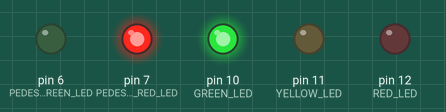
Recording of a sketch running on a simulated Arduino Uno, built with avr-gcc and run on an emulated ATmega328P. Parts: output pins drawn as LEDs (lit = HIGH).

Above: at 4.5 s.
At 9.2 s:
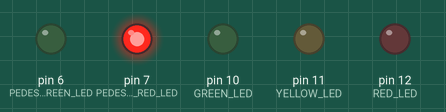
At 11.2 s:
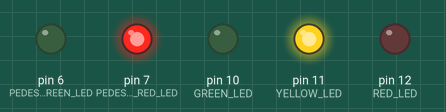
At 14.7 s:
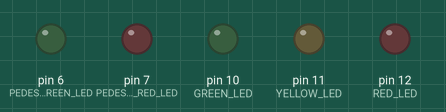
At 17.5 s:
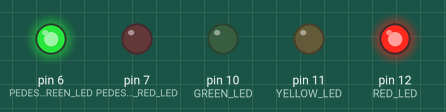
Timing chart, 0 to 28.6 s (numbered marks = the images above):
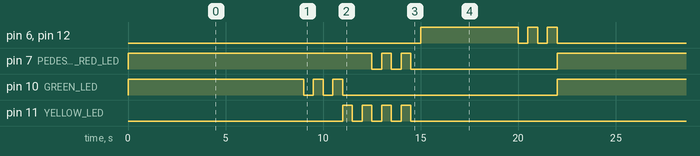

The sketch:

Exercicio2d.ino
```cpp
#define GREEN_LED 10
#define YELLOW_LED 11
#define RED_LED 12
#define PEDESTRIAN_GREEN_LED 6
#define PEDESTRIAN_RED_LED 7

#define GREEN_DELAY 11000
#define YELLOW_DELAY 4000
#define RED_DELAY 7000

int current = RED_LED;

void setup() {
  pinMode(GREEN_LED, OUTPUT);
  pinMode(YELLOW_LED, OUTPUT);
  pinMode(RED_LED, OUTPUT);

  pinMode(PEDESTRIAN_GREEN_LED, OUTPUT);
  pinMode(PEDESTRIAN_RED_LED, OUTPUT);
}

void loop() {
  int _delay;

  switch (current) {
    case GREEN_LED:
      current = YELLOW_LED;
      _delay = YELLOW_DELAY;
      break;
    case YELLOW_LED:
      current = RED_LED;
      _delay = RED_DELAY;
      break;
    case RED_LED:
      current = GREEN_LED;
      _delay = GREEN_DELAY;
      break;
  }

  if (current == GREEN_LED || current == YELLOW_LED) {
    digitalWrite(PEDESTRIAN_GREEN_LED, LOW);
    digitalWrite(PEDESTRIAN_RED_LED, HIGH);
  } else {
    digitalWrite(PEDESTRIAN_RED_LED, LOW);
    digitalWrite(PEDESTRIAN_GREEN_LED, HIGH);
  }

  if (current == YELLOW_LED) {
    digitalWrite(current, HIGH);
    delay(500);
    digitalWrite(current, LOW);
    delay(500);
    digitalWrite(current, HIGH);
    delay(500);
    digitalWrite(current, LOW);
    digitalWrite(PEDESTRIAN_RED_LED, LOW);
    delay(500);
    digitalWrite(current, HIGH);
    digitalWrite(PEDESTRIAN_RED_LED, HIGH);
    delay(500);
    digitalWrite(current, LOW);
    digitalWrite(PEDESTRIAN_RED_LED, LOW);
    delay(500);
    digitalWrite(current, HIGH);
    digitalWrite(PEDESTRIAN_RED_LED, HIGH);
    delay(500);
    digitalWrite(current, LOW);
    digitalWrite(PEDESTRIAN_RED_LED, LOW);
    delay(500);
  } else {
    digitalWrite(current, HIGH);
    delay(_delay - 2000);

    if (current == RED_LED) digitalWrite(PEDESTRIAN_GREEN_LED, LOW);
    digitalWrite(current, LOW);
    delay(500);
    if (current == RED_LED) digitalWrite(PEDESTRIAN_GREEN_LED, HIGH);
    digitalWrite(current, HIGH);
    delay(500);
    if (current == RED_LED) digitalWrite(PEDESTRIAN_GREEN_LED, LOW);
    digitalWrite(current, LOW);
    delay(500);
    if (current == RED_LED) digitalWrite(PEDESTRIAN_GREEN_LED, HIGH);
    digitalWrite(current, HIGH);
    delay(500);
    if (current == RED_LED) digitalWrite(PEDESTRIAN_GREEN_LED, LOW);
    digitalWrite(current, LOW);
  }
}
```

Measured:
- by itself, pin 6 (PEDESTRIAN_GREEN_LED), pin 12 (RED_LED): repeats every 22.0 s: 2 × (LOW 0.50 s, HIGH 0.50 s), LOW 15.0 s, HIGH 5.0 s
- by itself, pin 7 (PEDESTRIAN_RED_LED): repeats every 22.0 s: 2 × (LOW 0.50 s, HIGH 0.50 s), LOW 7.5 s, HIGH 12.5 s
- by itself, pin 10 (GREEN_LED): repeats every 22.0 s: 2 × (LOW 0.50 s, HIGH 0.50 s), LOW 11.0 s, HIGH 9.0 s
- by itself, pin 11 (YELLOW_LED): repeats every 22.0 s: 3 × (LOW 0.50 s, HIGH 0.50 s), LOW 18.5 s, HIGH 0.50 s
